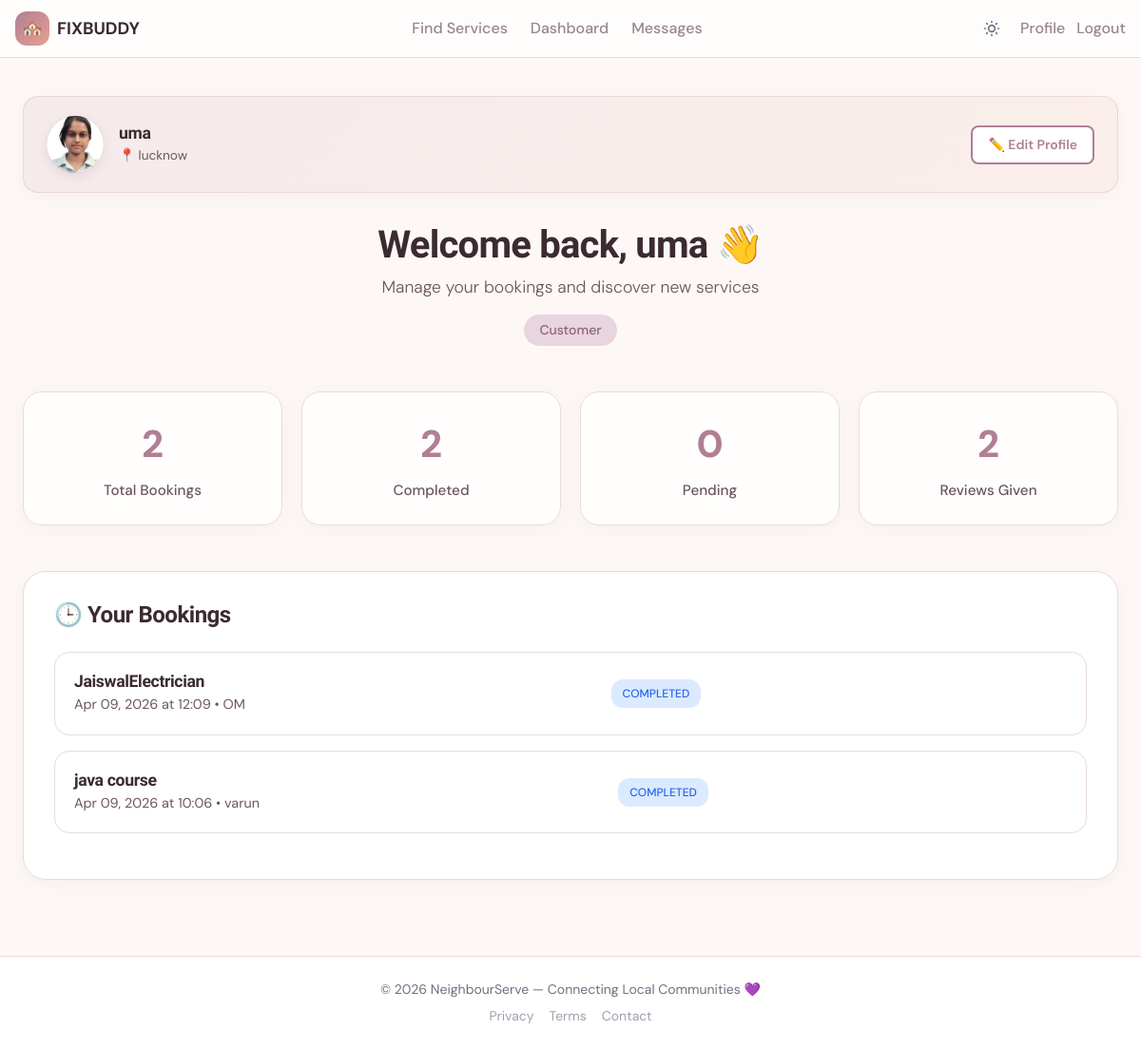
The page /dashboard/ (signed in) on the database its author committed.
### marketplace/models.py (models this page shows, shortened)
class UserProfile(models.Model):
    user = models.OneToOneField(User, on_delete=models.CASCADE)
    role = models.CharField(max_length=10, choices=ROLE_CHOICES, default='customer')
    location = models.CharField(max_length=255, blank=True, help_text="City or area where the user is located")
    phone_number = models.CharField(max_length=15, blank=True)
    bio = models.TextField(blank=True, help_text="Short description for service providers")
    profile_photo = models.ImageField(upload_to='profile_photos/', null=True, blank=True, help_text="Upload your profile photo")

class Booking(models.Model):
    customer = models.ForeignKey(User, on_delete=models.CASCADE, related_name='bookings_made')
    service = models.ForeignKey(Service, on_delete=models.CASCADE, related_name='bookings')
    status = models.CharField(max_length=10, choices=STATUS_CHOICES, default='pending')
    booking_date = models.DateTimeField()
    notes = models.TextField(blank=True, help_text="Additional notes from customer")
    is_paid = models.BooleanField(default=False, help_text="Whether payment is completed")
    created_at = models.DateTimeField(auto_now_add=True)
    updated_at = models.DateTimeField(auto_now=True)

class Service(models.Model):
    provider = models.ForeignKey(User, on_delete=models.CASCADE, related_name='services')
    title = models.CharField(max_length=200)
    description = models.TextField()
    category = models.CharField(max_length=20, choices=CATEGORY_CHOICES)
    price = models.DecimalField(max_digits=10, decimal_places=2, validators=[MinValueValidator(0)])
    location = models.CharField(max_length=255, help_text="Service area or city")
    experience_years = models.PositiveIntegerField(default=0, help_text="Years of experience")
    image = models.ImageField(upload_to='services/', null=True, blank=True, help_text="Upload a service image")
    is_active = models.BooleanField(default=True)
    created_at = models.DateTimeField(auto_now_add=True)

### marketplace/views.py (the view)
# urls.py: path('dashboard/', views.dashboard, name='dashboard'),
@login_required
def dashboard(request):
    user_profile = get_object_or_404(UserProfile, user=request.user)
    if user_profile.role == 'provider':
        services = Service.objects.filter(provider=request.user)
        bookings = Booking.objects.filter(service__provider=request.user)
        reviews = Review.objects.filter(service__provider=request.user)
        total_services = services.count()
        total_bookings = bookings.count()
        completed_bookings = bookings.filter(status='completed').count()
        pending_bookings = bookings.filter(status='pending').count()
        if reviews:
            average_rating = sum(review.rating for review in reviews) / len(reviews)
            is_top_rated = average_rating >= 4.0
        else:
            average_rating = 0
            is_top_rated = False
        context = {
            'user_profile': user_profile,
            'services': services,
            'bookings': bookings.order_by('-created_at'),
            'total_services': total_services,
            'total_bookings': total_bookings,
            'completed_bookings': completed_bookings,
            'pending_bookings': pending_bookings,
            'average_rating': average_rating,
            'is_top_rated': is_top_rated,
            'review_count': reviews.count(),
        }
        return render(request, 'marketplace/provider_dashboard.html', context)
    else:
        bookings = Booking.objects.filter(customer=request.user).order_by('-created_at')
        reviews = Review.objects.filter(customer=request.user)
        total_bookings = bookings.count()
        completed_bookings = bookings.filter(status='completed').count()
        pending_bookings = bookings.filter(status='pending').count()
        reviews_given = reviews.count()
        context = {
            'user_profile': user_profile,
            'bookings': bookings,
            'total_bookings': total_bookings,
            'completed_bookings': completed_bookings,
            'pending_bookings': pending_bookings,
            'reviews_given': reviews_given,
        }
        return render(request, 'marketplace/customer_dashboard.html', context)

### marketplace/templates/marketplace/customer_dashboard.html (shortened to what this page needs)
{% extends 'marketplace/base.html' %}
{% block content %}
<script src="https://cdn.tailwindcss.com"></script>
<div class="dashboard">
  <div class="user-profile-card">
    <div class="user-avatar-small">
      {% if user_profile.profile_photo %}
        <img src="{{ user_profile.profile_photo.url }}" alt="{{ user.first_name }} {{ user.last_name }}">
      {% else %}
        {{ user.username }}
      {% endif %}
    </div>
    <div class="user-info-text">
      <h3>{{ user.username }}</h3>
      <p>📍 {{ user_profile.location|default:"Location not set" }}</p>
    </div>
    <a href="{% url 'profile' %}" class="user-profile-link">✏️ Edit Profile</a>
  </div>
  <div class="dashboard-header">
    <h1 class="dashboard-title">Welcome back, {{ user.username|default:"User" }} 👋</h1>
    <p class="dashboard-subtitle">Manage your bookings and discover new services</p>
    <div class="role-badge">Customer</div>
  </div>
  <div class="stats-grid">
    <div class="stat-card">
      <div class="stat-number">{{ total_bookings }}</div>
      <div class="stat-label">Total Bookings</div>
    </div>
    <div class="stat-card">
      <div class="stat-number">{{ completed_bookings }}</div>
      <div class="stat-label">Completed</div>
    </div>
    <div class="stat-card">
      <div class="stat-number">{{ pending_bookings }}</div>
      <div class="stat-label">Pending</div>
    </div>
    <div class="stat-card">
      <div class="stat-number">{{ reviews_given }}</div>
      <div class="stat-label">Reviews Given</div>
    </div>
  </div>
  <div class="bookings-section">
    <h2 class="section-title">🕒 Your Bookings</h2>
    {% if bookings %}
      {% for booking in bookings %}
        <div class="booking-card">
          <div class="booking-info">
            <h4>{{ booking.service.title }}</h4>
            <p>{{ booking.booking_date|date:"M d, Y \a\t H:i" }} • {{ booking.service.provider.first_name }}</p>
          </div>
          <div class="booking-status status-{{ booking.status }}">
            {{ booking.get_status_display }}
          </div>
        </div>
      {% endfor %}
    {% else %}
      <div class="empty-state">
        <h3>No bookings yet</h3>
        <p>Start exploring services in your neighbourhood</p>
        <a href="{% url 'service_list' %}" class="btn-primary">Browse Services</a>
      </div>
    {% endif %}
  </div>
</div>
{% endblock %}

### marketplace/templates/marketplace/base.html (style rules this page uses)
:root { --mauve:#b07f95; --peach:#e8a090; --ink:#3b2a32; --ink-muted:#9a8490; --surface:#fdf8f5; --border:#e8dcd8; }
body { font-family: 'DM Sans', sans-serif; background: var(--surface); color: var(--ink); transition: background 0.3s ease, color 0.3s ease; }
h1,h2,h3,h4 { font-family: 'Bricolage Grotesque', sans-serif; }

### marketplace/templates/marketplace/customer_dashboard.html (style rules this page uses)
:root { --mauve: #b07f95; --mauve-dark: #8f637a; --mauve-light: #e8d5df; --peach: #e8a090; --peach-light: #fae8e4; --butter: #f5deaf; --butter-light: #fdf5e8; --ivory: #f0f0c8; --ivory-light: #f8f8ec; --mist: #adc8cc; --mist-dark: #7aa6ab; --mist-light: #deeef0; --ink: #3b2a32; --ink-mid: #6b5560; --ink-muted: #9a8490; --surface: #fdf8f5; --surface-2: #f9f2ee; --border: #e8dcd8; }
* { box-sizing: border-box; margin: 0; padding: 0; }
body { font-family: 'DM Sans', sans-serif; color: var(--ink); background: var(--surface); -webkit-font-smoothing: antialiased; }
h1, h2, h3, h4 { font-family: 'Bricolage Grotesque', sans-serif; letter-spacing: -0.02em; line-height: 1.15; }
.dashboard { max-width: 1200px; margin: 0 auto; padding: 40px 24px; }
.dashboard-header { text-align: center; margin-bottom: 48px; }
.dashboard-title { font-size: 2.5rem; font-weight: 800; margin-bottom: 8px; }
.dashboard-subtitle { font-size: 1.1rem; color: var(--ink-mid); font-weight: 300; }
.role-badge { display: inline-block; background: var(--mauve-light); color: var(--mauve-dark); padding: 6px 16px; border-radius: 20px; font-size: 14px; font-weight: 500; margin-top: 16px; }
.stats-grid { display: grid; grid-template-columns: repeat(auto-fit, minmax(200px, 1fr)); gap: 20px; margin-bottom: 48px; }
.stat-card { background: rgba(255,255,255,0.8); backdrop-filter: blur(12px); border: 1px solid var(--border); border-radius: 20px; padding: 24px; text-align: center; box-shadow: 0 4px 20px rgba(176,127,149,0.08); transition: all 0.25s ease; }
.stat-number { font-size: 2.5rem; font-weight: 800; color: var(--mauve); margin-bottom: 8px; }
.stat-label { font-size: 0.95rem; color: var(--ink-mid); font-weight: 500; }
.bookings-section { background: #fff; border: 1px solid var(--border); border-radius: 24px; padding: 32px; box-shadow: 0 4px 20px rgba(0,0,0,0.04); }
.section-title { font-size: 1.5rem; font-weight: 700; margin-bottom: 24px; display: flex; align-items: center; gap: 12px; }
.booking-card { display: flex; justify-content: space-between; align-items: center; padding: 20px; border: 1px solid var(--border); border-radius: 16px; margin-bottom: 16px; transition: all 0.22s ease; }
.booking-info h4 { font-size: 1.1rem; font-weight: 600; margin-bottom: 4px; }
.booking-info p { font-size: 0.9rem; color: var(--ink-mid); }
.booking-status { padding: 6px 12px; border-radius: 12px; font-size: 12px; font-weight: 500; text-transform: uppercase; }
.status-completed { background: #dbeafe; color: #2563eb; }
.user-profile-card { display: flex; align-items: center; gap: 16px; background: linear-gradient(135deg, rgba(176, 127, 149, 0.1) 0%, rgba(232, 160, 144, 0.1) 100%); padding: 20px 24px; border-radius: 16px; margin-bottom: 32px; border: 1px solid rgba(176, 127, 149, 0.2); box-shadow: 0 4px 15px rgba(176, 127, 149, 0.08); }
.user-avatar-small { width: 60px; height: 60px; min-width: 60px; border-radius: 50%; background: linear-gradient(135deg, var(--mauve), var(--peach)); display: flex; align-items: center; justify-content: center; color: white; font-weight: 700; font-size: 24px; box-shadow: 0 4px 12px rgba(176, 127, 149, 0.2); overflow: hidden; }
.user-avatar-small img { width: 100%; height: 100%; object-fit: cover; }
.user-info-text h3 { font-size: 1.1rem; font-weight: 700; margin-bottom: 4px; color: var(--ink); }
.user-info-text p { font-size: 0.85rem; color: var(--ink-mid); margin: 0; }
.user-profile-link { margin-left: auto; background: white; color: var(--mauve); border: 2px solid var(--mauve); padding: 8px 16px; border-radius: 8px; text-decoration: none; font-weight: 600; font-size: 14px; transition: all 0.22s ease; cursor: pointer; }

### rows shown on the page
UserProfile: profile_photo (picture), location "lucknow"
Booking: service "JaiswalElectrician", booking_date "Apr 09, 2026 at 12:09", service.provider.first_name "OM", status "COMPLETED"
Booking: service "java course", booking_date "Apr 09, 2026 at 10:06", service.provider.first_name "varun", status "COMPLETED"

### other values the page prints
{{ user.username }} "uma"
{{ user.username|default:"User" }} "uma"
{{ total_bookings }} "2"
{{ completed_bookings }} "2"
{{ pending_bookings }} "0"
{{ reviews_given }} "2"
